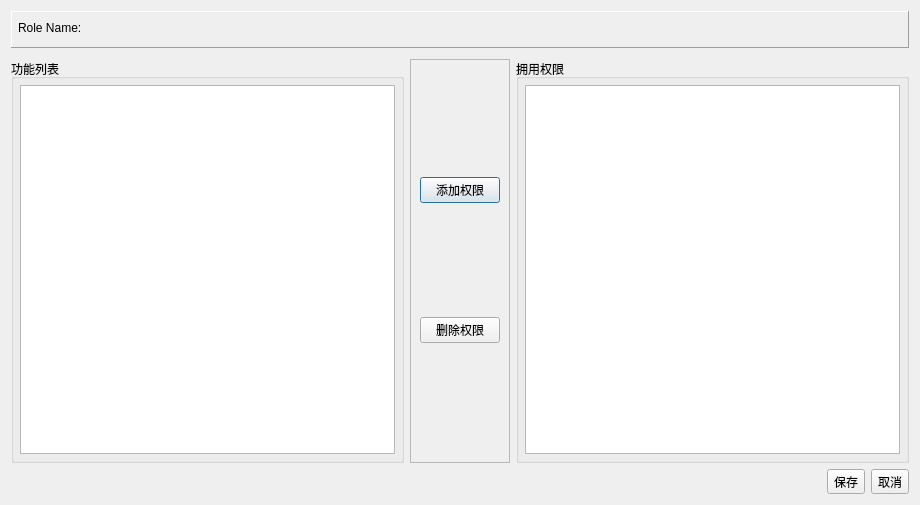
<?xml version="1.0" encoding="UTF-8"?>
<ui version="4.0">
 <class>AccessDialog</class>
 <widget class="QDialog" name="AccessDialog">
  <property name="geometry">
   <rect>
    <x>0</x>
    <y>0</y>
    <width>920</width>
    <height>505</height>
   </rect>
  </property>
  <property name="windowTitle">
   <string>权限设置</string>
  </property>
  <layout class="QVBoxLayout" name="verticalLayout_2">
   <item>
    <widget class="QFrame" name="frame_2">
     <property name="frameShape">
      <enum>QFrame::Panel</enum>
     </property>
     <property name="frameShadow">
      <enum>QFrame::Raised</enum>
     </property>
     <layout class="QHBoxLayout" name="horizontalLayout_2">
      <property name="leftMargin">
       <number>6</number>
      </property>
      <property name="topMargin">
       <number>6</number>
      </property>
      <property name="rightMargin">
       <number>9</number>
      </property>
      <property name="bottomMargin">
       <number>9</number>
      </property>
      <item>
       <layout class="QGridLayout" name="gridLayout">
        <item row="0" column="2">
         <spacer name="horizontalSpacer">
          <property name="orientation">
           <enum>Qt::Horizontal</enum>
          </property>
          <property name="sizeHint" stdset="0">
           <size>
            <width>40</width>
            <height>20</height>
           </size>
          </property>
         </spacer>
        </item>
        <item row="0" column="0">
         <widget class="QLabel" name="label">
          <property name="sizePolicy">
           <sizepolicy hsizetype="Fixed" vsizetype="Preferred">
            <horstretch>0</horstretch>
            <verstretch>0</verstretch>
           </sizepolicy>
          </property>
          <property name="frameShape">
           <enum>QFrame::NoFrame</enum>
          </property>
          <property name="text">
           <string>Role Name:</string>
          </property>
         </widget>
        </item>
        <item row="0" column="1">
         <widget class="QLabel" name="nameLabel">
          <property name="text">
           <string/>
          </property>
         </widget>
        </item>
       </layout>
      </item>
     </layout>
    </widget>
   </item>
   <item>
    <layout class="QHBoxLayout" name="horizontalLayout">
     <property name="topMargin">
      <number>5</number>
     </property>
     <item>
      <widget class="QGroupBox" name="groupBox">
       <property name="title">
        <string>功能列表</string>
       </property>
       <layout class="QVBoxLayout" name="verticalLayout_3">
        <property name="margin">
         <number>6</number>
        </property>
        <item>
         <widget class="QListView" name="listView">
          <property name="dragEnabled">
           <bool>false</bool>
          </property>
          <property name="selectionMode">
           <enum>QAbstractItemView::ExtendedSelection</enum>
          </property>
         </widget>
        </item>
       </layout>
      </widget>
     </item>
     <item>
      <widget class="QFrame" name="frame">
       <property name="frameShape">
        <enum>QFrame::StyledPanel</enum>
       </property>
       <property name="frameShadow">
        <enum>QFrame::Raised</enum>
       </property>
       <layout class="QVBoxLayout" name="verticalLayout">
        <item>
         <widget class="QPushButton" name="addButton">
          <property name="sizePolicy">
           <sizepolicy hsizetype="Fixed" vsizetype="Fixed">
            <horstretch>0</horstretch>
            <verstretch>0</verstretch>
           </sizepolicy>
          </property>
          <property name="text">
           <string>添加权限</string>
          </property>
          <property name="icon">
           <iconset resource="../goinerp.qrc">
            <normaloff>:/image/process_add.png</normaloff>:/image/process_add.png</iconset>
          </property>
          <property name="iconSize">
           <size>
            <width>24</width>
            <height>24</height>
           </size>
          </property>
         </widget>
        </item>
        <item>
         <widget class="QPushButton" name="removeButton">
          <property name="sizePolicy">
           <sizepolicy hsizetype="Fixed" vsizetype="Fixed">
            <horstretch>0</horstretch>
            <verstretch>0</verstretch>
           </sizepolicy>
          </property>
          <property name="text">
           <string>删除权限</string>
          </property>
          <property name="icon">
           <iconset resource="../goinerp.qrc">
            <normaloff>:/image/process_remove.png</normaloff>:/image/process_remove.png</iconset>
          </property>
          <property name="iconSize">
           <size>
            <width>24</width>
            <height>24</height>
           </size>
          </property>
         </widget>
        </item>
       </layout>
      </widget>
     </item>
     <item>
      <widget class="QGroupBox" name="groupBox_2">
       <property name="title">
        <string>拥用权限</string>
       </property>
       <layout class="QVBoxLayout" name="verticalLayout_4">
        <property name="margin">
         <number>6</number>
        </property>
        <item>
         <widget class="QListView" name="listView2">
          <property name="selectionMode">
           <enum>QAbstractItemView::ExtendedSelection</enum>
          </property>
         </widget>
        </item>
       </layout>
      </widget>
     </item>
    </layout>
   </item>
   <item>
    <layout class="QGridLayout" name="gridLayout_3">
     <item row="0" column="1">
      <widget class="QToolButton" name="saveButton">
       <property name="text">
        <string>保存</string>
       </property>
       <property name="icon">
        <iconset resource="../goinerp.qrc">
         <normaloff>:/image/apply.png</normaloff>:/image/apply.png</iconset>
       </property>
       <property name="iconSize">
        <size>
         <width>24</width>
         <height>24</height>
        </size>
       </property>
       <property name="toolButtonStyle">
        <enum>Qt::ToolButtonTextBesideIcon</enum>
       </property>
      </widget>
     </item>
     <item row="0" column="2">
      <widget class="QToolButton" name="exitButton">
       <property name="text">
        <string>取消</string>
       </property>
       <property name="icon">
        <iconset resource="../goinerp.qrc">
         <normaloff>:/image/cancel.png</normaloff>:/image/cancel.png</iconset>
       </property>
       <property name="iconSize">
        <size>
         <width>24</width>
         <height>24</height>
        </size>
       </property>
       <property name="toolButtonStyle">
        <enum>Qt::ToolButtonTextBesideIcon</enum>
       </property>
      </widget>
     </item>
     <item row="0" column="0">
      <spacer name="horizontalSpacer_2">
       <property name="orientation">
        <enum>Qt::Horizontal</enum>
       </property>
       <property name="sizeHint" stdset="0">
        <size>
         <width>40</width>
         <height>20</height>
        </size>
       </property>
      </spacer>
     </item>
    </layout>
   </item>
  </layout>
 </widget>
 <resources>
  <include location="../goinerp.qrc"/>
 </resources>
 <connections/>
</ui>
